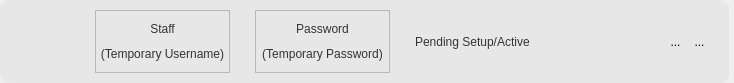
<?xml version="1.0" encoding="UTF-8"?>
<ui version="4.0">
 <class>Form</class>
 <widget class="QWidget" name="Form">
  <property name="geometry">
   <rect>
    <x>0</x>
    <y>0</y>
    <width>734</width>
    <height>83</height>
   </rect>
  </property>
  <property name="windowTitle">
   <string>Form</string>
  </property>
  <layout class="QHBoxLayout" name="horizontalLayout" stretch="0">
   <property name="spacing">
    <number>0</number>
   </property>
   <property name="leftMargin">
    <number>0</number>
   </property>
   <property name="topMargin">
    <number>0</number>
   </property>
   <property name="rightMargin">
    <number>5</number>
   </property>
   <property name="bottomMargin">
    <number>0</number>
   </property>
   <item>
    <widget class="QFrame" name="RecordList">
     <property name="cursor">
      <cursorShape>PointingHandCursor</cursorShape>
     </property>
     <property name="styleSheet">
      <string notr="true">#RecordList{
	border-radius:10px;
	background-color:rgb(231, 231, 231);
}
</string>
     </property>
     <property name="frameShape">
      <enum>QFrame::StyledPanel</enum>
     </property>
     <property name="frameShadow">
      <enum>QFrame::Raised</enum>
     </property>
     <layout class="QHBoxLayout" name="horizontalLayout_8">
      <property name="spacing">
       <number>25</number>
      </property>
      <property name="sizeConstraint">
       <enum>QLayout::SetDefaultConstraint</enum>
      </property>
      <property name="leftMargin">
       <number>20</number>
      </property>
      <property name="topMargin">
       <number>10</number>
      </property>
      <property name="rightMargin">
       <number>20</number>
      </property>
      <property name="bottomMargin">
       <number>10</number>
      </property>
      <item>
       <widget class="QLabel" name="profileIcon">
        <property name="sizePolicy">
         <sizepolicy hsizetype="Expanding" vsizetype="Expanding">
          <horstretch>0</horstretch>
          <verstretch>0</verstretch>
         </sizepolicy>
        </property>
        <property name="maximumSize">
         <size>
          <width>50</width>
          <height>50</height>
         </size>
        </property>
        <property name="styleSheet">
         <string notr="true"/>
        </property>
        <property name="text">
         <string/>
        </property>
        <property name="pixmap">
         <pixmap resource="../resource.qrc">:/Icons/Icons/UserIcon.png</pixmap>
        </property>
        <property name="scaledContents">
         <bool>true</bool>
        </property>
       </widget>
      </item>
      <item>
       <widget class="QFrame" name="frame">
        <property name="frameShape">
         <enum>QFrame::StyledPanel</enum>
        </property>
        <property name="frameShadow">
         <enum>QFrame::Raised</enum>
        </property>
        <layout class="QVBoxLayout" name="verticalLayout">
         <property name="spacing">
          <number>0</number>
         </property>
         <property name="leftMargin">
          <number>0</number>
         </property>
         <property name="topMargin">
          <number>0</number>
         </property>
         <property name="rightMargin">
          <number>0</number>
         </property>
         <property name="bottomMargin">
          <number>0</number>
         </property>
         <item>
          <widget class="QLabel" name="userNameLabel">
           <property name="sizePolicy">
            <sizepolicy hsizetype="Preferred" vsizetype="Fixed">
             <horstretch>0</horstretch>
             <verstretch>0</verstretch>
            </sizepolicy>
           </property>
           <property name="styleSheet">
            <string notr="true">font-family:&quot;Montserrat ExtraBold&quot;;
font-weight:81;
	color:rgb(52, 52, 52);</string>
           </property>
           <property name="text">
            <string>Staff</string>
           </property>
           <property name="alignment">
            <set>Qt::AlignCenter</set>
           </property>
          </widget>
         </item>
         <item>
          <widget class="QLabel" name="tempUser">
           <property name="sizePolicy">
            <sizepolicy hsizetype="Preferred" vsizetype="Fixed">
             <horstretch>0</horstretch>
             <verstretch>0</verstretch>
            </sizepolicy>
           </property>
           <property name="styleSheet">
            <string notr="true">
font-family:&quot;Montserrat Medium&quot;;
font-weight:57;
	color:rgb(52, 52, 52);</string>
           </property>
           <property name="text">
            <string>(Temporary Username)</string>
           </property>
           <property name="alignment">
            <set>Qt::AlignCenter</set>
           </property>
          </widget>
         </item>
        </layout>
       </widget>
      </item>
      <item>
       <widget class="QFrame" name="frame_2">
        <property name="frameShape">
         <enum>QFrame::StyledPanel</enum>
        </property>
        <property name="frameShadow">
         <enum>QFrame::Raised</enum>
        </property>
        <layout class="QVBoxLayout" name="verticalLayout_2">
         <property name="spacing">
          <number>0</number>
         </property>
         <property name="leftMargin">
          <number>0</number>
         </property>
         <property name="topMargin">
          <number>0</number>
         </property>
         <property name="rightMargin">
          <number>0</number>
         </property>
         <property name="bottomMargin">
          <number>0</number>
         </property>
         <item>
          <widget class="QLabel" name="passwordLabel">
           <property name="sizePolicy">
            <sizepolicy hsizetype="Preferred" vsizetype="Fixed">
             <horstretch>0</horstretch>
             <verstretch>0</verstretch>
            </sizepolicy>
           </property>
           <property name="styleSheet">
            <string notr="true">
font-family:&quot;Montserrat Medium&quot;;
font-weight:57;
	color:rgb(52, 52, 52);</string>
           </property>
           <property name="text">
            <string>Password</string>
           </property>
           <property name="alignment">
            <set>Qt::AlignCenter</set>
           </property>
          </widget>
         </item>
         <item>
          <widget class="QLabel" name="tempPass">
           <property name="sizePolicy">
            <sizepolicy hsizetype="Preferred" vsizetype="Fixed">
             <horstretch>0</horstretch>
             <verstretch>0</verstretch>
            </sizepolicy>
           </property>
           <property name="styleSheet">
            <string notr="true">
font-family:&quot;Montserrat Medium&quot;;
font-weight:57;
	color:rgb(52, 52, 52);</string>
           </property>
           <property name="text">
            <string>(Temporary Password)</string>
           </property>
           <property name="alignment">
            <set>Qt::AlignCenter</set>
           </property>
          </widget>
         </item>
        </layout>
       </widget>
      </item>
      <item>
       <widget class="QLabel" name="status">
        <property name="sizePolicy">
         <sizepolicy hsizetype="Preferred" vsizetype="Preferred">
          <horstretch>0</horstretch>
          <verstretch>0</verstretch>
         </sizepolicy>
        </property>
        <property name="styleSheet">
         <string notr="true">font-family:&quot;Montserrat Medium&quot;;
font-weight:57;
	color:rgb(52, 52, 52);</string>
        </property>
        <property name="text">
         <string>Pending Setup/Active</string>
        </property>
       </widget>
      </item>
      <item alignment="Qt::AlignRight">
       <widget class="QFrame" name="actionBtn">
        <property name="sizePolicy">
         <sizepolicy hsizetype="Expanding" vsizetype="Expanding">
          <horstretch>0</horstretch>
          <verstretch>0</verstretch>
         </sizepolicy>
        </property>
        <property name="styleSheet">
         <string notr="true">border:none;
background:transparent;</string>
        </property>
        <property name="frameShape">
         <enum>QFrame::StyledPanel</enum>
        </property>
        <property name="frameShadow">
         <enum>QFrame::Raised</enum>
        </property>
        <layout class="QHBoxLayout">
         <property name="spacing">
          <number>5</number>
         </property>
         <property name="leftMargin">
          <number>0</number>
         </property>
         <property name="topMargin">
          <number>5</number>
         </property>
         <property name="rightMargin">
          <number>0</number>
         </property>
         <property name="bottomMargin">
          <number>5</number>
         </property>
         <item alignment="Qt::AlignRight">
          <widget class="QToolButton" name="resetPassBtn">
           <property name="sizePolicy">
            <sizepolicy hsizetype="Expanding" vsizetype="Expanding">
             <horstretch>0</horstretch>
             <verstretch>0</verstretch>
            </sizepolicy>
           </property>
           <property name="toolTip">
            <string>Reset user</string>
           </property>
           <property name="styleSheet">
            <string notr="true">background:transparent;
</string>
           </property>
           <property name="text">
            <string>...</string>
           </property>
           <property name="icon">
            <iconset>
             <normaloff>../Icons/userResetPass.png</normaloff>../Icons/userResetPass.png</iconset>
           </property>
           <property name="iconSize">
            <size>
             <width>50</width>
             <height>50</height>
            </size>
           </property>
          </widget>
         </item>
         <item>
          <widget class="QToolButton" name="deleteUser">
           <property name="sizePolicy">
            <sizepolicy hsizetype="Expanding" vsizetype="Expanding">
             <horstretch>0</horstretch>
             <verstretch>0</verstretch>
            </sizepolicy>
           </property>
           <property name="toolTip">
            <string>Delete User</string>
           </property>
           <property name="styleSheet">
            <string notr="true">background:transparent;
</string>
           </property>
           <property name="text">
            <string>...</string>
           </property>
           <property name="icon">
            <iconset resource="../resource.qrc">
             <normaloff>:/Icons/Icons/delete.png</normaloff>:/Icons/Icons/delete.png</iconset>
           </property>
           <property name="iconSize">
            <size>
             <width>50</width>
             <height>50</height>
            </size>
           </property>
          </widget>
         </item>
        </layout>
       </widget>
      </item>
     </layout>
    </widget>
   </item>
  </layout>
 </widget>
 <resources>
  <include location="../resource.qrc"/>
  <include location="../resource.qrc"/>
 </resources>
 <connections/>
</ui>
